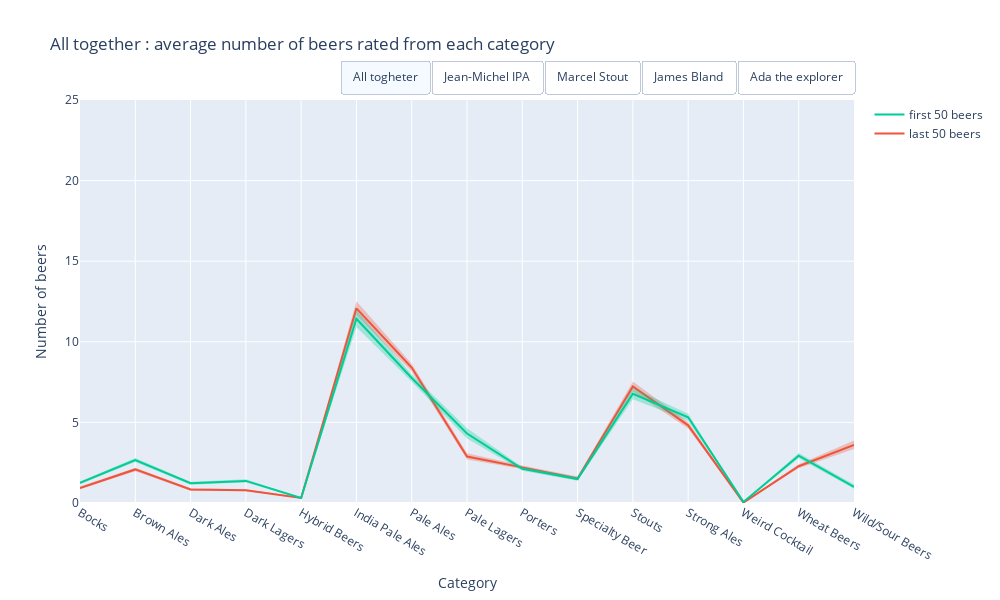

The notebook cell saved with this chart:
### Code cell
#le vrai - redoo avec CI
mean_user = df_pivot.copy()
# plotly setup 
fig = go.Figure()

# Add one ore more traces
x = mean_user.index

for i in mapping.keys():
    viz = False
    if i == "All":
        viz = True
    
    #last
    #mean
    fig.add_trace(go.Scatter(x=x, y=mean_user.iloc[:, 25 + mapping[i]].values,
                             name='last 50 beers', mode='lines', line_color='rgb(239,85,59)', 
                             visible=viz, showlegend=True))
    #CI low
    fig.add_trace(go.Scatter(x=x, y=mean_user.iloc[:, 15 + mapping[i]].values,
                             name='first, CI Low', fill=None, mode='lines', line_width = 0.00,
                             fillcolor='rgba(239,85,59,0.3)', visible=viz, showlegend=False))
    #CI high
    fig.add_trace(go.Scatter(x=x, y=mean_user.iloc[:, 20 + mapping[i]].values,
                             name='first, CI high', fill='tonexty', mode='lines', line_width = 0.00,
                             fillcolor='rgba(239,85,59,0.3)', visible=viz, showlegend=False))

    #first
    #mean
    fig.add_trace(go.Scatter(x=x, y=mean_user.iloc[:, 10 + mapping[i]].values,
                             name='first 50 beers', mode='lines', line_color = "rgb(0,204,150)",
                             visible=viz, showlegend=True))
    #CI low
    fig.add_trace(go.Scatter(x=x, y=mean_user.iloc[:, 0 + mapping[i]].values,
                             name='first, CI Low', fill=None, mode='lines', line_width = 0.00,
                             fillcolor='rgba(0,204,150,0.3)', visible=viz, showlegend=False))
    #CI high
    fig.add_trace(go.Scatter(x=x, y=mean_user.iloc[:, 5 + mapping[i]].values,
                             name='first, CI High', fill='tonexty', mode='lines', line_width = 0.00,
                             fillcolor='rgba(0,204,150,0.3)', visible=viz, showlegend=False))

#build 5 mask coresponding to each button
list_0 = [True]*6 + [False]*24
list_1 = [False]*6 + [True]*6 + [False]*18
list_2 = [False]*12 + [True]*6 + [False]*12
list_3 = [False]*18 + [True]*6 + [False]*6
list_4 = [False]*24 + [True]*6

fig.update_layout(
    yaxis_range=[0,25],
    width=1000,
    height=600,
    updatemenus=[
        dict(
            type="buttons",
            direction="right",
            active=0,
            x=1,
            y=1.1,
            buttons=list([
                dict(label="All togheter",
                     method="update",
                     args=[{"visible": list_0},
                           {'title':'All together : average number of beers rated from each category'}]),
                dict(label="Jean-Michel IPA",
                     method="update",
                     args=[{"visible": list_1},
                           {'title' : 'Team "Jean-Michel IPA" : average number of beers rated from each category'}]),
                dict(label="Marcel Stout",
                     method="update",
                     args=[{"visible": list_2},
                           {'title' : 'Team "Marcel Stout" : average number of beers rated from each category'}]),
                dict(label="James Bland",
                     method="update",
                     args=[{"visible": list_3},
                           {'title' : 'Team "James Bland" : average number of beers rated from each category'}]),
                dict(label="Ada the explorer",
                     method="update",
                     args=[{"visible": list_4},
                           {'title' : 'Team "Ada the explorer" : average number of beers rated from each category'}])

            ]),
        )
    ])

# Set title
fig.update_xaxes(title_text="Category")
fig.update_yaxes(title_text="Number of beers")

fig.update_layout({'title' : 'All together : average number of beers rated from each category'})

fig.show()
fig.write_html("all_first_vs_last.html")

### Figure 1 — Plotly figure (JSON) as saved in the notebook; plotly's stock layout.template omitted (floating-point values rounded to 4 significant figures)
{"data": [{"line": {"color": "rgb(239,85,59)"}, "mode": "lines", "name": "last 50 beers", "showlegend": true, "type": "scatter", "visible": true, "x": ["Bocks", "Brown Ales", "Dark Ales", "Dark Lagers", "Hybrid Beers", "India Pale Ales", "Pale Ales", "Pale Lagers", "Porters", "Specialty Beer", "Stouts", "Strong Ales", "Weird Cocktail", "Wheat Beers", "Wild/Sour Beers"], "y": [0.933, 2.082, 0.8371, 0.7907, 0.3124, 12.08, 8.402, 2.882, 2.21, 1.526, 7.224, 4.819, 0.02165, 2.282, 3.601]}, {"fillcolor": "rgba(239,85,59,0.3)", "line": {"width": 0}, "mode": "lines", "name": "first, CI Low", "showlegend": false, "type": "scatter", "visible": true, "x": ["Bocks", "Brown Ales", "Dark Ales", "Dark Lagers", "Hybrid Beers", "India Pale Ales", "Pale Ales", "Pale Lagers", "Porters", "Specialty Beer", "Stouts", "Strong Ales", "Weird Cocktail", "Wheat Beers", "Wild/Sour Beers"], "y": [0.8546, 1.975, 0.7649, 0.7258, 0.2773, 11.65, 8.158, 2.699, 2.107, 1.419, 6.922, 4.618, 0.01237, 2.161, 3.355]}, {"fill": "tonexty", "fillcolor": "rgba(239,85,59,0.3)", "line": {"width": 0}, "mode": "lines", "name": "first, CI high", "showlegend": false, "type": "scatter", "visible": true, "x": ["Bocks", "Brown Ales", "Dark Ales", "Dark Lagers", "Hybrid Beers", "India Pale Ales", "Pale Ales", "Pale Lagers", "Porters", "Specialty Beer", "Stouts", "Strong Ales", "Weird Cocktail", "Wheat Beers", "Wild/Sour Beers"], "y": [1.021, 2.193, 0.9144, 0.8588, 0.3474, 12.51, 8.642, 3.081, 2.32, 1.643, 7.534, 5.028, 0.03093, 2.409, 3.871]}, {"line": {"color": "rgb(0,204,150)"}, "mode": "lines", "name": "first 50 beers", "showlegend": true, "type": "scatter", "visible": true, "x": ["Bocks", "Brown Ales", "Dark Ales", "Dark Lagers", "Hybrid Beers", "India Pale Ales", "Pale Ales", "Pale Lagers", "Porters", "Specialty Beer", "Stouts", "Strong Ales", "Weird Cocktail", "Wheat Beers", "Wild/Sour Beers"], "y": [1.247, 2.662, 1.225, 1.371, 0.3072, 11.43, 7.753, 4.309, 2.119, 1.487, 6.773, 5.315, 0.06701, 2.936, 1.001]}, {"fillcolor": "rgba(0,204,150,0.3)", "line": {"width": 0}, "mode": "lines", "name": "first, CI Low", "showlegend": false, "type": "scatter", "visible": true, "x": ["Bocks", "Brown Ales", "Dark Ales", "Dark Lagers", "Hybrid Beers", "India Pale Ales", "Pale Ales", "Pale Lagers", "Porters", "Specialty Beer", "Stouts", "Strong Ales", "Weird Cocktail", "Wheat Beers", "Wild/Sour Beers"], "y": [1.161, 2.536, 1.138, 1.269, 0.2732, 10.91, 7.524, 4.005, 2, 1.378, 6.434, 5.107, 0.05155, 2.779, 0.8794]}, {"fill": "tonexty", "fillcolor": "rgba(0,204,150,0.3)", "line": {"width": 0}, "mode": "lines", "name": "first, CI High", "showlegend": false, "type": "scatter", "visible": true, "x": ["Bocks", "Brown Ales", "Dark Ales", "Dark Lagers", "Hybrid Beers", "India Pale Ales", "Pale Ales", "Pale Lagers", "Porters", "Specialty Beer", "Stouts", "Strong Ales", "Weird Cocktail", "Wheat Beers", "Wild/Sour Beers"], "y": [1.341, 2.793, 1.316, 1.478, 0.3433, 11.97, 7.988, 4.635, 2.236, 1.606, 7.127, 5.536, 0.08454, 3.107, 1.141]}, {"line": {"color": "rgb(239,85,59)"}, "mode": "lines", "name": "last 50 beers", "showlegend": true, "type": "scatter", "visible": false, "x": ["Bocks", "Brown Ales", "Dark Ales", "Dark Lagers", "Hybrid Beers", "India Pale Ales", "Pale Ales", "Pale Lagers", "Porters", "Specialty Beer", "Stouts", "Strong Ales", "Weird Cocktail", "Wheat Beers", "Wild/Sour Beers"], "y": [0.5314, 1.264, 0.4519, 0.4895, 0.2469, 16.16, 8.142, 2.201, 1.962, 1.201, 7.607, 3.703, 0.008368, 1.824, 4.205]}, {"fillcolor": "rgba(239,85,59,0.3)", "line": {"width": 0}, "mode": "lines", "name": "first, CI Low", "showlegend": false, "type": "scatter", "visible": false, "x": ["Bocks", "Brown Ales", "Dark Ales", "Dark Lagers", "Hybrid Beers", "India Pale Ales", "Pale Ales", "Pale Lagers", "Porters", "Specialty Beer", "Stouts", "Strong Ales", "Weird Cocktail", "Wheat Beers", "Wild/Sour Beers"], "y": [0.4184, 1.096, 0.3515, 0.3933, 0.1841, 15.26, 7.678, 1.912, 1.757, 1.033, 6.958, 3.365, 0, 1.623, 3.711]}, {"fill": "tonexty", "fillcolor": "rgba(239,85,59,0.3)", "line": {"width": 0}, "mode": "lines", "name": "first, CI high", "showlegend": false, "type": "scatter", "visible": false, "x": ["Bocks", "Brown Ales", "Dark Ales", "Dark Lagers", "Hybrid Beers", "India Pale Ales", "Pale Ales", "Pale Lagers", "Porters", "Specialty Beer", "Stouts", "Strong Ales", "Weird Cocktail", "Wheat Beers", "Wild/Sour Beers"], "y": [0.6653, 1.427, 0.5649, 0.59, 0.3096, 17.13, 8.64, 2.556, 2.188, 1.387, 8.326, 4.063, 0.02092, 2.063, 4.766]}, {"line": {"color": "rgb(0,204,150)"}, "mode": "lines", "name": "first 50 beers", "showlegend": true, "type": "scatter", "visible": false, "x": ["Bocks", "Brown Ales", "Dark Ales", "Dark Lagers", "Hybrid Beers", "India Pale Ales", "Pale Ales", "Pale Lagers", "Porters", "Specialty Beer", "Stouts", "Strong Ales", "Weird Cocktail", "Wheat Beers", "Wild/Sour Beers"], "y": [0.5983, 1.732, 0.6151, 0.5481, 0.2343, 22.83, 7.469, 2.013, 1.351, 1.222, 4.556, 4.075, 0.01255, 1.879, 0.8619]}, {"fillcolor": "rgba(0,204,150,0.3)", "line": {"width": 0}, "mode": "lines", "name": "first, CI Low", "showlegend": false, "type": "scatter", "visible": false, "x": ["Bocks", "Brown Ales", "Dark Ales", "Dark Lagers", "Hybrid Beers", "India Pale Ales", "Pale Ales", "Pale Lagers", "Porters", "Specialty Beer", "Stouts", "Strong Ales", "Weird Cocktail", "Wheat Beers", "Wild/Sour Beers"], "y": [0.4937, 1.552, 0.5063, 0.4435, 0.1715, 22.16, 7.046, 1.766, 1.192, 1.046, 4.142, 3.762, 0, 1.669, 0.6695]}, {"fill": "tonexty", "fillcolor": "rgba(0,204,150,0.3)", "line": {"width": 0}, "mode": "lines", "name": "first, CI High", "showlegend": false, "type": "scatter", "visible": false, "x": ["Bocks", "Brown Ales", "Dark Ales", "Dark Lagers", "Hybrid Beers", "India Pale Ales", "Pale Ales", "Pale Lagers", "Porters", "Specialty Beer", "Stouts", "Strong Ales", "Weird Cocktail", "Wheat Beers", "Wild/Sour Beers"], "y": [0.7155, 1.929, 0.7448, 0.6695, 0.3013, 23.54, 7.916, 2.289, 1.519, 1.43, 4.975, 4.414, 0.02929, 2.113, 1.138]}, {"line": {"color": "rgb(239,85,59)"}, "mode": "lines", "name": "last 50 beers", "showlegend": true, "type": "scatter", "visible": false, "x": ["Bocks", "Brown Ales", "Dark Ales", "Dark Lagers", "Hybrid Beers", "India Pale Ales", "Pale Ales", "Pale Lagers", "Porters", "Specialty Beer", "Stouts", "Strong Ales", "Weird Cocktail", "Wheat Beers", "Wild/Sour Beers"], "y": [0.551, 1.878, 0.602, 0.5459, 0.2449, 11.47, 7.041, 1.638, 2.577, 1.485, 10.19, 5.092, 0.005102, 1.878, 4.801]}, {"fillcolor": "rgba(239,85,59,0.3)", "line": {"width": 0}, "mode": "lines", "name": "first, CI Low", "showlegend": false, "type": "scatter", "visible": false, "x": ["Bocks", "Brown Ales", "Dark Ales", "Dark Lagers", "Hybrid Beers", "India Pale Ales", "Pale Ales", "Pale Lagers", "Porters", "Specialty Beer", "Stouts", "Strong Ales", "Weird Cocktail", "Wheat Beers", "Wild/Sour Beers"], "y": [0.4337, 1.653, 0.4847, 0.4235, 0.1786, 10.68, 6.597, 1.372, 2.331, 1.265, 9.48, 4.622, 0, 1.643, 4.184]}, {"fill": "tonexty", "fillcolor": "rgba(239,85,59,0.3)", "line": {"width": 0}, "mode": "lines", "name": "first, CI high", "showlegend": false, "type": "scatter", "visible": false, "x": ["Bocks", "Brown Ales", "Dark Ales", "Dark Lagers", "Hybrid Beers", "India Pale Ales", "Pale Ales", "Pale Lagers", "Porters", "Specialty Beer", "Stouts", "Strong Ales", "Weird Cocktail", "Wheat Beers", "Wild/Sour Beers"], "y": [0.6735, 2.138, 0.7398, 0.6888, 0.3163, 12.36, 7.51, 1.964, 2.837, 1.76, 10.99, 5.607, 0.01531, 2.117, 5.48]}, {"line": {"color": "rgb(0,204,150)"}, "mode": "lines", "name": "first 50 beers", "showlegend": true, "type": "scatter", "visible": false, "x": ["Bocks", "Brown Ales", "Dark Ales", "Dark Lagers", "Hybrid Beers", "India Pale Ales", "Pale Ales", "Pale Lagers", "Porters", "Specialty Beer", "Stouts", "Strong Ales", "Weird Cocktail", "Wheat Beers", "Wild/Sour Beers"], "y": [0.8163, 2.505, 0.9592, 0.6327, 0.2806, 9.872, 4.75, 1.296, 3.097, 1.342, 15.15, 6.168, 0.07653, 1.551, 1.505]}, {"fillcolor": "rgba(0,204,150,0.3)", "line": {"width": 0}, "mode": "lines", "name": "first, CI Low", "showlegend": false, "type": "scatter", "visible": false, "x": ["Bocks", "Brown Ales", "Dark Ales", "Dark Lagers", "Hybrid Beers", "India Pale Ales", "Pale Ales", "Pale Lagers", "Porters", "Specialty Beer", "Stouts", "Strong Ales", "Weird Cocktail", "Wheat Beers", "Wild/Sour Beers"], "y": [0.6735, 2.23, 0.7908, 0.5, 0.2092, 9.097, 4.403, 1.112, 2.791, 1.138, 14.49, 5.668, 0.04082, 1.332, 1.179]}, {"fill": "tonexty", "fillcolor": "rgba(0,204,150,0.3)", "line": {"width": 0}, "mode": "lines", "name": "first, CI High", "showlegend": false, "type": "scatter", "visible": false, "x": ["Bocks", "Brown Ales", "Dark Ales", "Dark Lagers", "Hybrid Beers", "India Pale Ales", "Pale Ales", "Pale Lagers", "Porters", "Specialty Beer", "Stouts", "Strong Ales", "Weird Cocktail", "Wheat Beers", "Wild/Sour Beers"], "y": [0.9694, 2.806, 1.143, 0.7806, 0.3571, 10.65, 5.097, 1.495, 3.434, 1.592, 15.9, 6.744, 0.1224, 1.827, 1.924]}, {"line": {"color": "rgb(239,85,59)"}, "mode": "lines", "name": "last 50 beers", "showlegend": true, "type": "scatter", "visible": false, "x": ["Bocks", "Brown Ales", "Dark Ales", "Dark Lagers", "Hybrid Beers", "India Pale Ales", "Pale Ales", "Pale Lagers", "Porters", "Specialty Beer", "Stouts", "Strong Ales", "Weird Cocktail", "Wheat Beers", "Wild/Sour Beers"], "y": [1.631, 2.617, 1.22, 1.27, 0.2979, 10.15, 9.511, 4.652, 2.163, 1.688, 5.298, 4.681, 0.02837, 2.894, 1.901]}, {"fillcolor": "rgba(239,85,59,0.3)", "line": {"width": 0}, "mode": "lines", "name": "first, CI Low", "showlegend": false, "type": "scatter", "visible": false, "x": ["Bocks", "Brown Ales", "Dark Ales", "Dark Lagers", "Hybrid Beers", "India Pale Ales", "Pale Ales", "Pale Lagers", "Porters", "Specialty Beer", "Stouts", "Strong Ales", "Weird Cocktail", "Wheat Beers", "Wild/Sour Beers"], "y": [1.34, 2.333, 0.9929, 1.064, 0.2057, 9.078, 8.936, 4.092, 1.887, 1.383, 4.738, 4.191, 0.007092, 2.539, 1.482]}, {"fill": "tonexty", "fillcolor": "rgba(239,85,59,0.3)", "line": {"width": 0}, "mode": "lines", "name": "first, CI high", "showlegend": false, "type": "scatter", "visible": false, "x": ["Bocks", "Brown Ales", "Dark Ales", "Dark Lagers", "Hybrid Beers", "India Pale Ales", "Pale Ales", "Pale Lagers", "Porters", "Specialty Beer", "Stouts", "Strong Ales", "Weird Cocktail", "Wheat Beers", "Wild/Sour Beers"], "y": [2.007, 2.936, 1.482, 1.504, 0.3972, 11.33, 10.16, 5.334, 2.468, 2.106, 5.936, 5.213, 0.05674, 3.291, 2.496]}, {"line": {"color": "rgb(0,204,150)"}, "mode": "lines", "name": "first 50 beers", "showlegend": true, "type": "scatter", "visible": false, "x": ["Bocks", "Brown Ales", "Dark Ales", "Dark Lagers", "Hybrid Beers", "India Pale Ales", "Pale Ales", "Pale Lagers", "Porters", "Specialty Beer", "Stouts", "Strong Ales", "Weird Cocktail", "Wheat Beers", "Wild/Sour Beers"], "y": [1.794, 2.723, 1.426, 3.348, 0.383, 3.298, 7.78, 13.62, 1.56, 1.418, 3.511, 3.95, 0.156, 4.745, 0.2837]}, {"fillcolor": "rgba(0,204,150,0.3)", "line": {"width": 0}, "mode": "lines", "name": "first, CI Low", "showlegend": false, "type": "scatter", "visible": false, "x": ["Bocks", "Brown Ales", "Dark Ales", "Dark Lagers", "Hybrid Beers", "India Pale Ales", "Pale Ales", "Pale Lagers", "Porters", "Specialty Beer", "Stouts", "Strong Ales", "Weird Cocktail", "Wheat Beers", "Wild/Sour Beers"], "y": [1.532, 2.404, 1.199, 3.028, 0.2766, 2.851, 7.199, 12.77, 1.319, 1.17, 3.099, 3.574, 0.09929, 4.284, 0.1915]}, {"fill": "tonexty", "fillcolor": "rgba(0,204,150,0.3)", "line": {"width": 0}, "mode": "lines", "name": "first, CI High", "showlegend": false, "type": "scatter", "visible": false, "x": ["Bocks", "Brown Ales", "Dark Ales", "Dark Lagers", "Hybrid Beers", "India Pale Ales", "Pale Ales", "Pale Lagers", "Porters", "Specialty Beer", "Stouts", "Strong Ales", "Weird Cocktail", "Wheat Beers", "Wild/Sour Beers"], "y": [2.085, 3.078, 1.688, 3.66, 0.4894, 3.801, 8.362, 14.64, 1.837, 1.716, 4, 4.355, 0.2128, 5.234, 0.3901]}, {"line": {"color": "rgb(239,85,59)"}, "mode": "lines", "name": "last 50 beers", "showlegend": true, "type": "scatter", "visible": false, "x": ["Bocks", "Brown Ales", "Dark Ales", "Dark Lagers", "Hybrid Beers", "India Pale Ales", "Pale Ales", "Pale Lagers", "Porters", "Specialty Beer", "Stouts", "Strong Ales", "Weird Cocktail", "Wheat Beers", "Wild/Sour Beers"], "y": [1.117, 2.49, 1.051, 0.9239, 0.3909, 10.59, 8.84, 3.282, 2.195, 1.685, 6.206, 5.409, 0.03553, 2.543, 3.246]}, {"fillcolor": "rgba(239,85,59,0.3)", "line": {"width": 0}, "mode": "lines", "name": "first, CI Low", "showlegend": false, "type": "scatter", "visible": false, "x": ["Bocks", "Brown Ales", "Dark Ales", "Dark Lagers", "Hybrid Beers", "India Pale Ales", "Pale Ales", "Pale Lagers", "Porters", "Specialty Beer", "Stouts", "Strong Ales", "Weird Cocktail", "Wheat Beers", "Wild/Sour Beers"], "y": [0.9924, 2.317, 0.9289, 0.8122, 0.3299, 10.02, 8.447, 2.997, 2.036, 1.518, 5.827, 5.089, 0.01777, 2.343, 2.873]}, {"fill": "tonexty", "fillcolor": "rgba(239,85,59,0.3)", "line": {"width": 0}, "mode": "lines", "name": "first, CI high", "showlegend": false, "type": "scatter", "visible": false, "x": ["Bocks", "Brown Ales", "Dark Ales", "Dark Lagers", "Hybrid Beers", "India Pale Ales", "Pale Ales", "Pale Lagers", "Porters", "Specialty Beer", "Stouts", "Strong Ales", "Weird Cocktail", "Wheat Beers", "Wild/Sour Beers"], "y": [1.249, 2.665, 1.19, 1.041, 0.4543, 11.2, 9.238, 3.602, 2.358, 1.881, 6.604, 5.734, 0.05566, 2.754, 3.68]}, {"line": {"color": "rgb(0,204,150)"}, "mode": "lines", "name": "first 50 beers", "showlegend": true, "type": "scatter", "visible": false, "x": ["Bocks", "Brown Ales", "Dark Ales", "Dark Lagers", "Hybrid Beers", "India Pale Ales", "Pale Ales", "Pale Lagers", "Porters", "Specialty Beer", "Stouts", "Strong Ales", "Weird Cocktail", "Wheat Beers", "Wild/Sour Beers"], "y": [1.66, 3.282, 1.655, 1.53, 0.3376, 8.193, 9.409, 3.868, 2.297, 1.744, 5.119, 6.132, 0.06345, 3.619, 1.091]}, {"fillcolor": "rgba(0,204,150,0.3)", "line": {"width": 0}, "mode": "lines", "name": "first, CI Low", "showlegend": false, "type": "scatter", "visible": false, "x": ["Bocks", "Brown Ales", "Dark Ales", "Dark Lagers", "Hybrid Beers", "India Pale Ales", "Pale Ales", "Pale Lagers", "Porters", "Specialty Beer", "Stouts", "Strong Ales", "Weird Cocktail", "Wheat Beers", "Wild/Sour Beers"], "y": [1.515, 3.076, 1.505, 1.391, 0.2817, 7.764, 9.074, 3.607, 2.12, 1.558, 4.865, 5.802, 0.03807, 3.355, 0.9061]}, {"fill": "tonexty", "fillcolor": "rgba(0,204,150,0.3)", "line": {"width": 0}, "mode": "lines", "name": "first, CI High", "showlegend": false, "type": "scatter", "visible": false, "x": ["Bocks", "Brown Ales", "Dark Ales", "Dark Lagers", "Hybrid Beers", "India Pale Ales", "Pale Ales", "Pale Lagers", "Porters", "Specialty Beer", "Stouts", "Strong Ales", "Weird Cocktail", "Wheat Beers", "Wild/Sour Beers"], "y": [1.822, 3.49, 1.807, 1.675, 0.3959, 8.591, 9.759, 4.119, 2.477, 1.969, 5.368, 6.487, 0.09137, 3.886, 1.332]}], "layout": {"height": 600, "title": {"text": "All together : average number of beers rated from each category"}, "updatemenus": [{"active": 0, "buttons": [{"args": [{"visible": [true, true, true, true, true, true, false, false, false, false, false, false, false, false, false, false, false, false, false, false, false, false, false, false, false, false, false, false, false, false]}, {"title": "All together : average number of beers rated from each category"}], "label": "All togheter", "method": "update"}, {"args": [{"visible": [false, false, false, false, false, false, true, true, true, true, true, true, false, false, false, false, false, false, false, false, false, false, false, false, false, false, false, false, false, false]}, {"title": "Team \"Jean-Michel IPA\" : average number of beers rated from each category"}], "label": "Jean-Michel IPA", "method": "update"}, {"args": [{"visible": [false, false, false, false, false, false, false, false, false, false, false, false, true, true, true, true, true, true, false, false, false, false, false, false, false, false, false, false, false, false]}, {"title": "Team \"Marcel Stout\" : average number of beers rated from each category"}], "label": "Marcel Stout", "method": "update"}, {"args": [{"visible": [false, false, false, false, false, false, false, false, false, false, false, false, false, false, false, false, false, false, true, true, true, true, true, true, false, false, false, false, false, false]}, {"title": "Team \"James Bland\" : average number of beers rated from each category"}], "label": "James Bland", "method": "update"}, {"args": [{"visible": [false, false, false, false, false, false, false, false, false, false, false, false, false, false, false, false, false, false, false, false, false, false, false, false, true, true, true, true, true, true]}, {"title": "Team \"Ada the explorer\" : average number of beers rated from each category"}], "label": "Ada the explorer", "method": "update"}], "direction": "right", "type": "buttons", "x": 1, "y": 1.1}], "width": 1000, "xaxis": {"title": {"text": "Category"}}, "yaxis": {"range": [0, 25], "title": {"text": "Number of beers"}}}}
